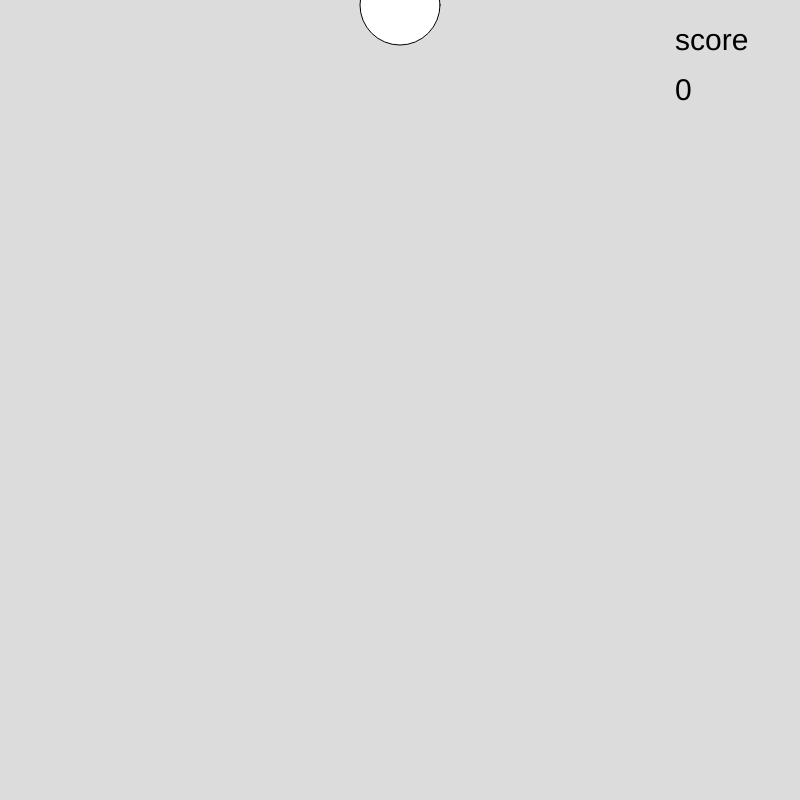
Frame 1 (no input)
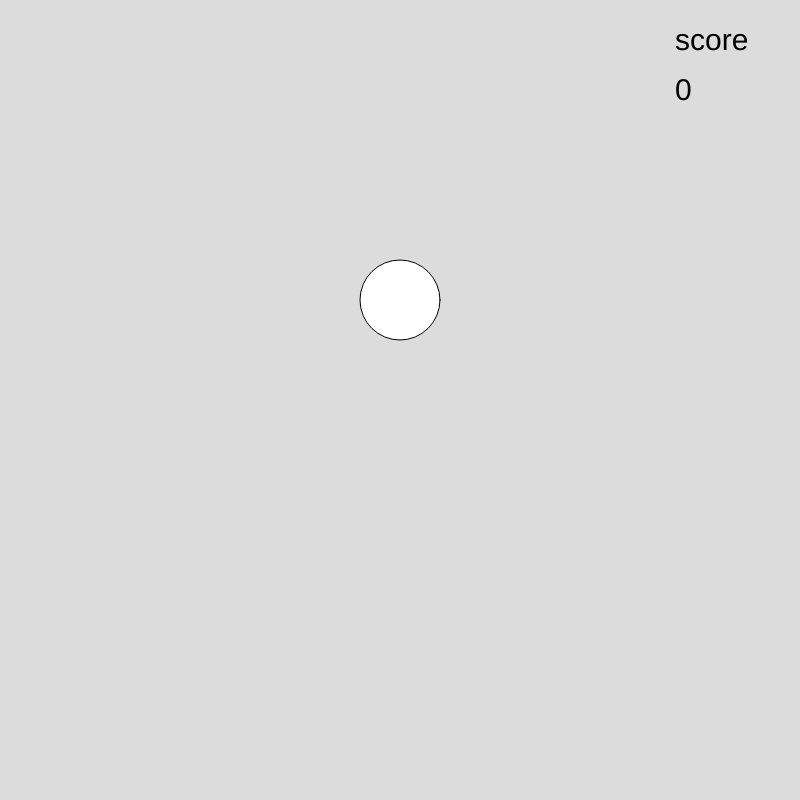
Frame 60 (no input)
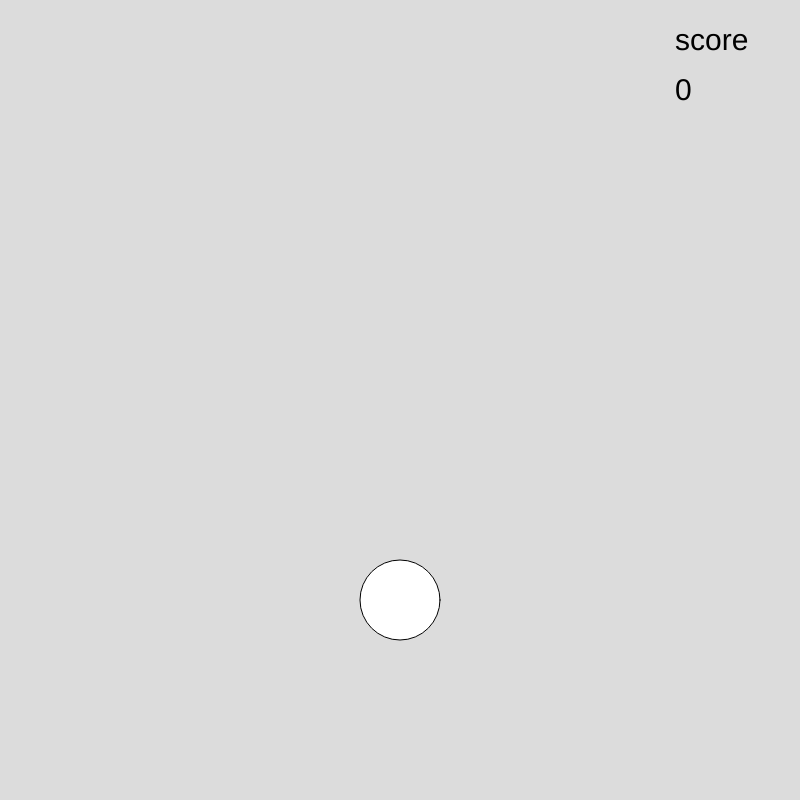
Frame 120 (the mouse pressed at the canvas centre since frame 60)

The p5.js sketch that drew these frames (run headless with seeded random() and noise() and a simulated clock; from frame 60 on, the mouse is pressed at the canvas centre):

// p5.js sketch
// ── sketch.js
var by = 0;
var mys = 0;

function setup() {
  createCanvas(800, 800);
}

function draw() {
  background(220);
  by = by + 5;
  ellipse(400, by, 80);

  if (by > 800) {
    by = 0;
  }
  textSize(30);
  text("score", 675, 50);
  text(mys, 675, 100);
}

function keyPressed() {
  if (key == "s" && by > 600) mys = mys + 1;
}
